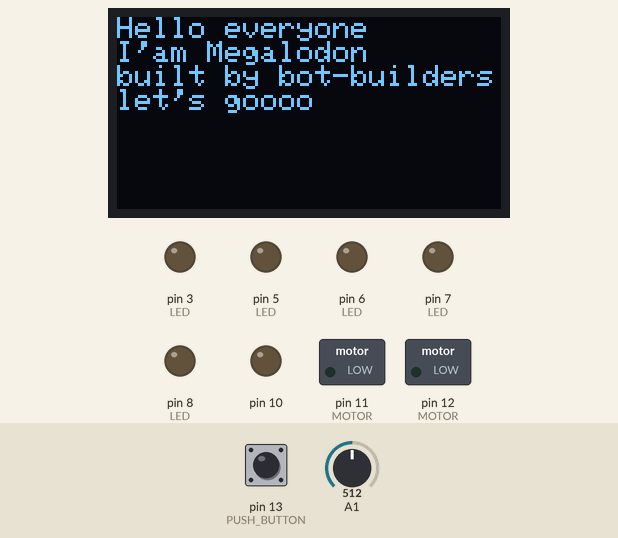
The sketch below on a simulated Arduino Uno, built with avr-gcc and run on an emulated ATmega328P. Parts: 128×64 one-colour display, switched loads named in the sketch (green lamp = pin HIGH), output pins drawn as LEDs (lit = HIGH). Dashed ring = blinking. Inputs (shaded band) come from the test bench; at power-on: A1 = 512, pin 13 (PUSH_BUTTON) LOW. The display library's start-up logo is not drawn; pins used as bus, display or sensor lines are not drawn; what the sketch prints to the serial monitor is not drawn.

Above: at 3.2 s.
3.3 s: A1 set to 491
At 4.5 s:
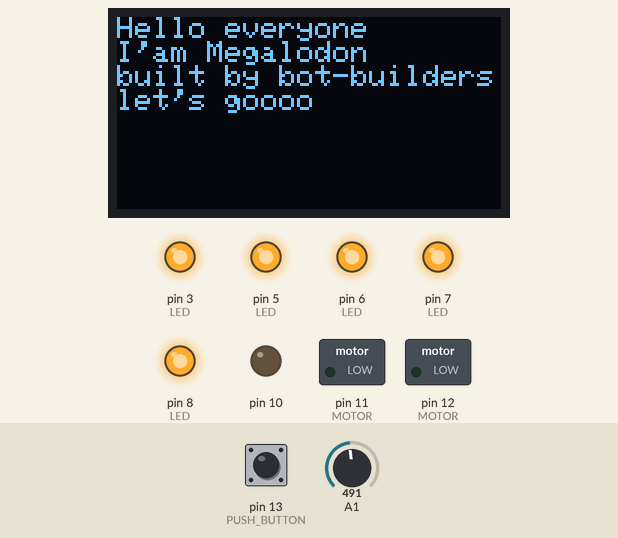
4.9 s: pin 13 (PUSH_BUTTON) pulled HIGH for 3.2 s
At 6.5 s:
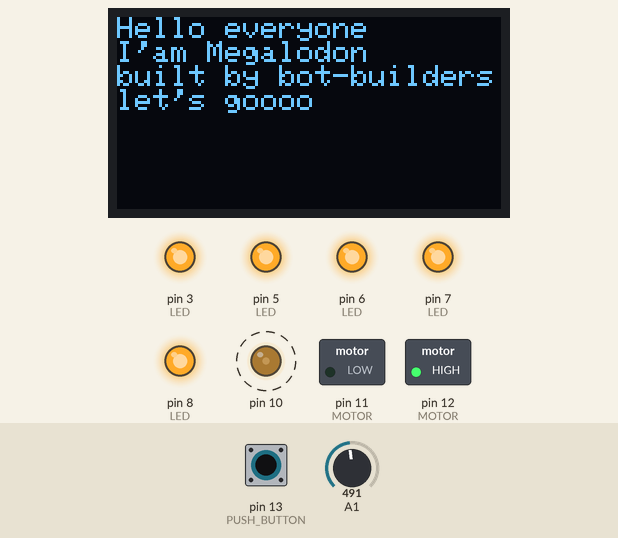
10.0 s: pin 13 (PUSH_BUTTON) pulled HIGH for 1 s
At 11.6 s:
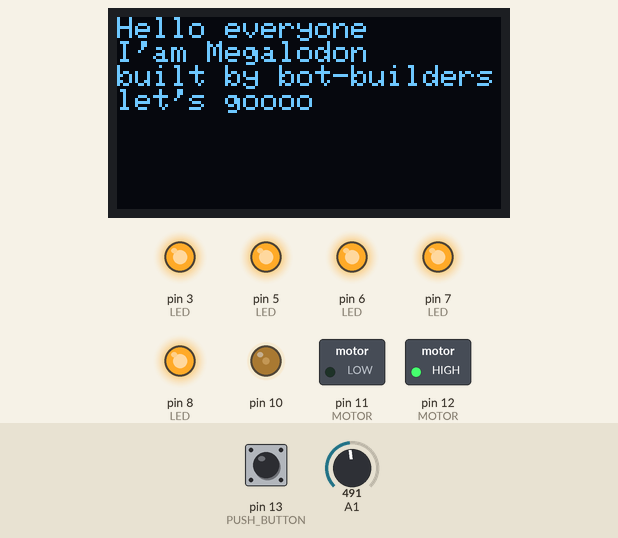
13.3 s: A1 set to 510
At 14.5 s:
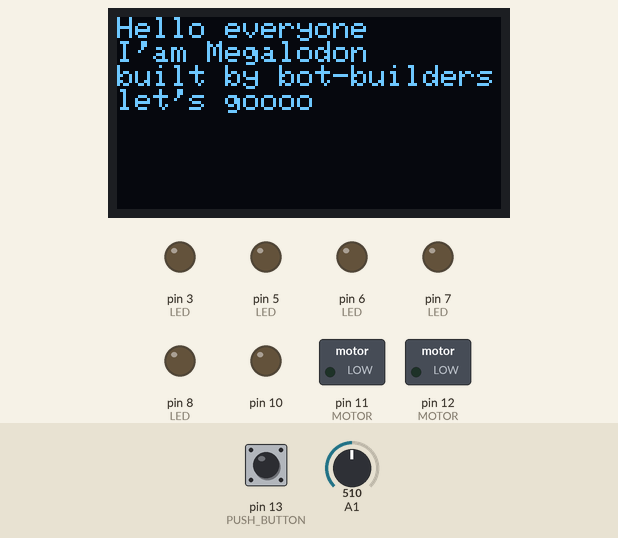
15.0 s: pin 13 (PUSH_BUTTON) pulled HIGH for 1 s
At 16.6 s:
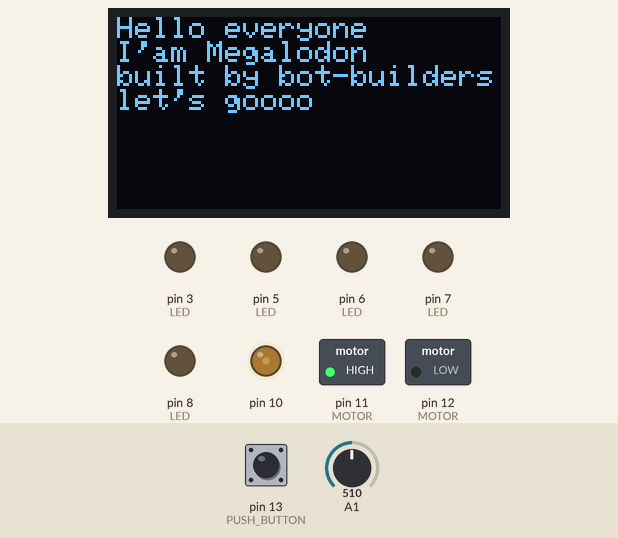
18.2 s: pin 13 (PUSH_BUTTON) pulled HIGH for 3.2 s
At 19.8 s:
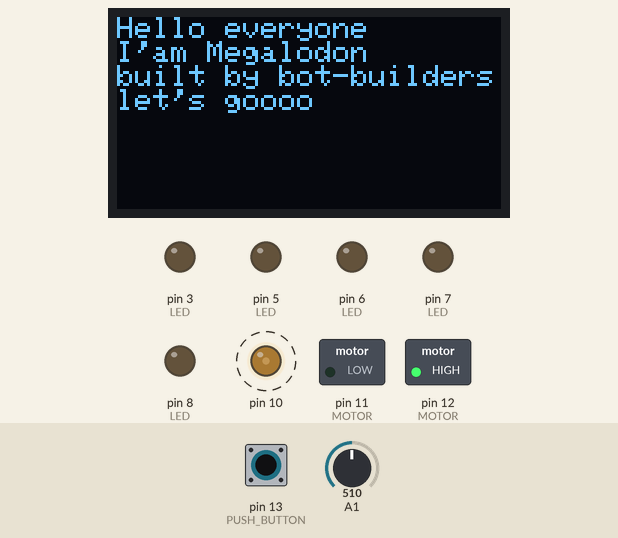
Timing chart, 0 to 23.3 s (numbered marks = the images above; inputs shaded):
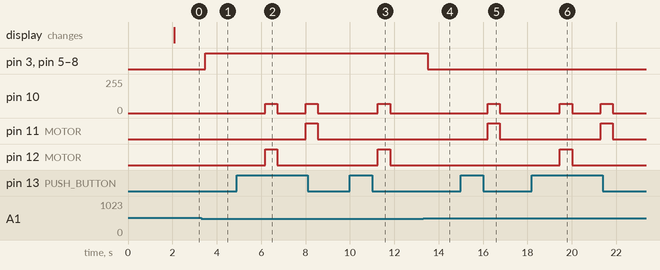

Measured:
- the behaviour switches between 501 and 500 on A1 (found by bisection; images 0 and 1)
- after the input at 3.3 s, pin 3 (LED), pin 5 (LED), pin 6 (LED), pin 7 (LED), pin 8 (LED): LOW → HIGH after 0.17 s
- after the input at 4.9 s, pin 10: alternates 70/255 for 0.55 s and 0/255 for 1.3 s, starting after 1.3 s; pin 11 (MOTOR): LOW → HIGH after 3.1 s, → LOW 0.55 s later; pin 12 (MOTOR): LOW → HIGH after 1.3 s, → LOW 0.55 s later
- after the input at 10.0 s, pin 10: 0/255 → 70/255 after 1.3 s, → 0/255 0.55 s later; pin 12 (MOTOR): LOW → HIGH after 1.3 s, → LOW 0.55 s later
- after the input at 13.3 s, pin 3 (LED), pin 5 (LED), pin 6 (LED), pin 7 (LED), pin 8 (LED): HIGH → LOW after 0.21 s
- after the input at 15.0 s, pin 10: 0/255 → 70/255 after 1.2 s, → 0/255 0.55 s later; pin 11 (MOTOR): LOW → HIGH after 1.2 s, → LOW 0.55 s later
- after the input at 18.2 s, pin 10: alternates 70/255 for 0.55 s and 0/255 for 1.3 s, starting after 1.3 s; pin 11 (MOTOR): LOW → HIGH after 3.1 s, → LOW 0.55 s later; pin 12 (MOTOR): LOW → HIGH after 1.3 s, → LOW 0.55 s later

The sketch:

LDR_CODE.ino
```cpp
//THIS CODE IS FOR THE CONTROL HOUSE(PUSH BUTTON,LCD,AND LDR)
#include <Wire.h>
#include <Adafruit_GFX.h>
#include <Adafruit_SSD1306.h>
#define OLED_RESET 4
Adafruit_SSD1306 display(OLED_RESET);//LCD
volatile boolean x;

void close() {
  analogWrite(10,70);
  digitalWrite(11,HIGH);
  digitalWrite(12,LOW);
}

void open() {
  analogWrite(10,70);
  digitalWrite(11,LOW);
  digitalWrite(12,HIGH);
}

void stop() {
  analogWrite(10,0);
  digitalWrite(11,LOW);
  digitalWrite(12,LOW);
}

void setup(){
  display.begin(SSD1306_SWITCHCAPVCC, 0x3C);//LCD
  display.display();
  delay(2000);
  display.clearDisplay();
  Serial.begin(9600);
  pinMode(8, OUTPUT);//LED
  pinMode(3, OUTPUT);//LED
  pinMode(4, OUTPUT);//LED
  pinMode(5, OUTPUT);//LED
  pinMode(6, OUTPUT);//LED
  pinMode(7, OUTPUT);//LED
  pinMode(11, OUTPUT);//MOTOR
  pinMode(12, OUTPUT);//MOTOR
  pinMode(13, INPUT);//PUSH BUTTON
  x = 0;
}

void loop(){
  display.setTextSize(0.96);
  display.setTextColor(WHITE);
  display.setCursor(0,0);
  display.println("Hello everyone");
  display.println("I'am Megalodon");
  display.println("built by bot-builders");
  display.println("let's goooo");
  display.display();
  delay(250);
  Serial.println(analogRead(A1));
  if (analogRead(A1) <= 500) {
    digitalWrite(8,HIGH);
    digitalWrite(3,HIGH);
    digitalWrite(4,HIGH);
    digitalWrite(5,HIGH);
    digitalWrite(6,HIGH);
    digitalWrite(7,HIGH);

  } else {
    digitalWrite(8,LOW);
    digitalWrite(3,LOW);
    digitalWrite(4,LOW);
    digitalWrite(5,LOW);
    digitalWrite(6,LOW);
    digitalWrite(7,LOW);

  }

  if (digitalRead(13) == HIGH) {
    x = !x;
    delay(1000);
    if (x == 1) {
      open();
      delay(550);
      stop();

    }
    if (x == 0) {
      close();
      delay(550);
      stop();

    }

  }

}
```
